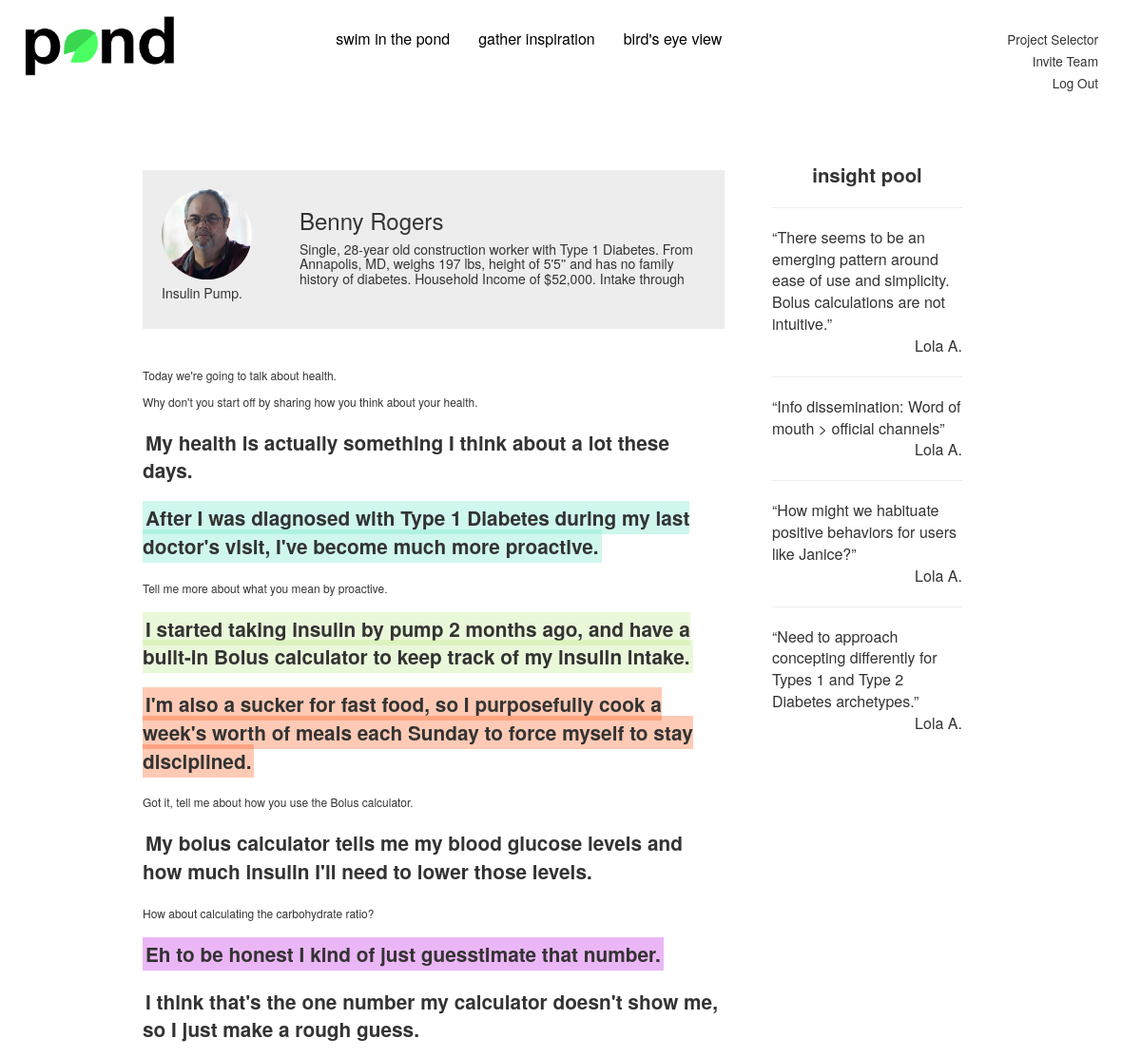
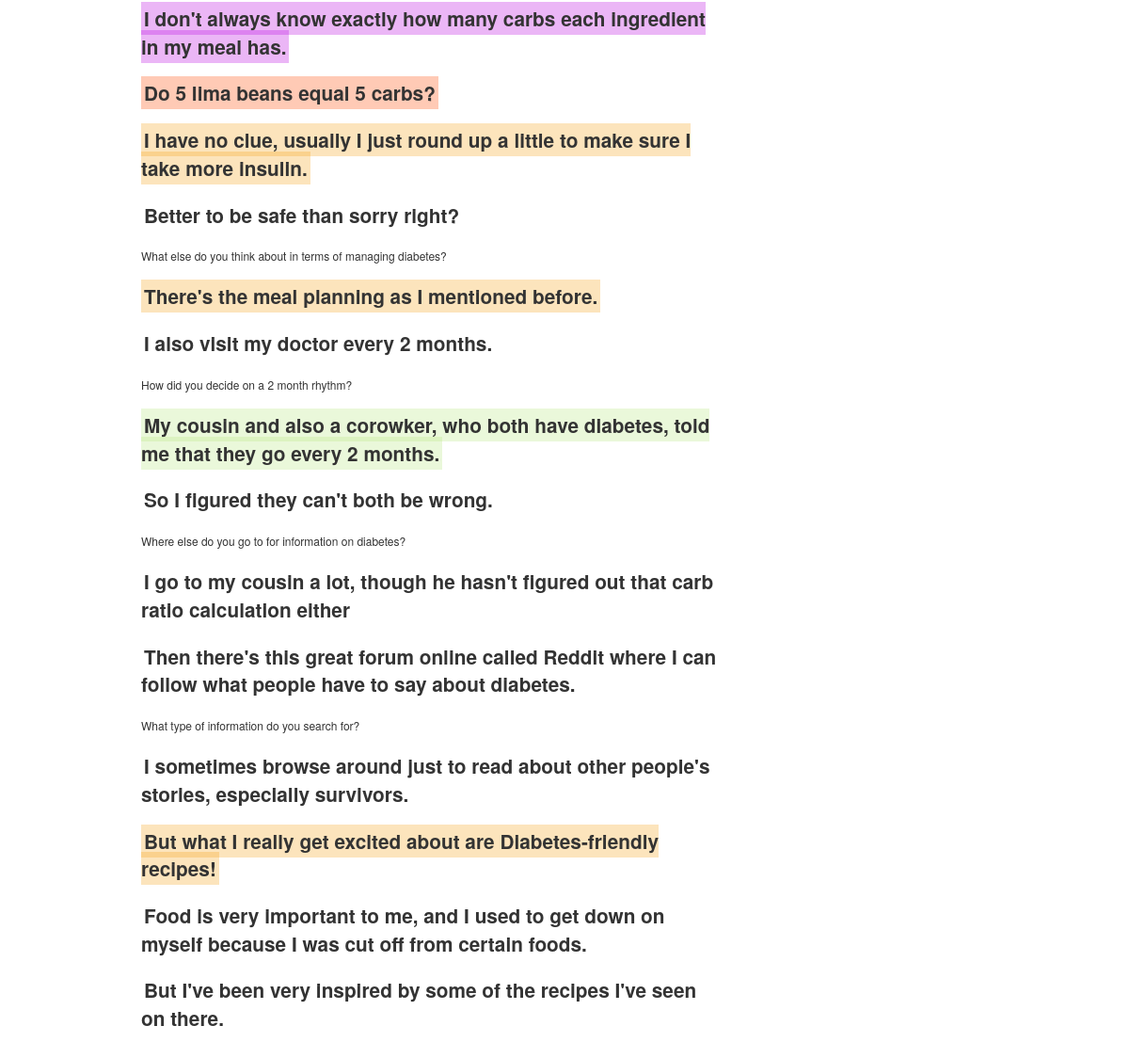
/respondent?rid=1, run on the app's committed database (2 pictures, top to bottom).
### tables this page shows
CREATE TABLE respondents (
  rid integer primary key autoincrement,
  name text not null,
  description text
);

CREATE TABLE blurbs(
    bid integer primary key autoincrement,
    rid integer,
    uid integer,
    tid integer,
    blurb text,
    'time' datetime,
    score integer
);

### pond2.py (the view)
@app.route('/respondent')
def respondent():
    r = respondentFactory(request.args.get('rid'))
    blurbs = []
    db = get_db()
    c = db.cursor()
    c.execute("SELECT tid, uid \
    FROM transcripts WHERE rid = ?", r.rid)
    rows = c.fetchall()
    if len(rows) > 0:
        for row in rows:
            tid = row[0]
            uid = row[1]
            c.execute("SELECT bid, blurb, uid, rid \
            FROM blurbs WHERE tid = ?", (tid,))
            blurbRows = c.fetchall()
            if len(rows) > 0:
                for blurb in blurbRows:
                    c.execute("SELECT tagType\
                    FROM tags WHERE bid = ?", (blurb[0],))
                    tagRows = c.fetchall()
                    tags = []
                    if len(tagRows) > 0:
                        for t in tagRows:
                            tags.append(t[0])
                    c.execute("SELECT blurb, uid, cid\
                    FROM comments WHERE bid = ?", (blurb[0],))
                    commentRows = c.fetchall()
                    comments = []
                    if len(commentRows) > 0:
                        for comment in commentRows:
                            comments.append(Comment(
                                comment[2],
                                blurb[0],
                                comment[1],
                                comment[0]
                                ))
                    blurbs.append(Blurb(
                    blurb[0], blurb[3], blurb[2], row[0], blurb[1], comments, tags
                    ))
    return render_template('respondentOverview.html',
     respondent = r,
     transcript = Transcript(tid, r.rid, uid, blurbs),
     tags = getTagList()
     )

### pond2.py (called while the page is built)
def connect_db():
    rv = sqlite3.connect(app.config['DATABASE'])
    rv.row_factory = sqlite3.Row
    return rv

def get_db():
    if not hasattr(g, 'sqlite_db'):
        g.sqlite_db = connect_db()
    return g.sqlite_db

def userFactory(uid):
    db = get_db()
    db = db.cursor()
    db.execute("SELECT name \
    FROM users WHERE uid=?", [uid])
    one = db.fetchone()
    return User(uid, one[0])

def respondentFactory(rid):
    db = get_db()
    db = db.cursor()
    db.execute("SELECT name, description \
    FROM respondents WHERE rid=?", [rid])
    one = db.fetchone()
    return Respondent(rid, one[0], one[1])

def getTagList():
        tags=[]
        db = get_db()
        c = db.cursor()
        c.execute("SELECT tagTypeid,name,color \
        FROM tagTypes")
        rows = c.fetchall()
        if len(rows) > 0:
            for row in rows:
                tags.append(TagType(row[0],row[1],row[2]))
        return tags

### templates/respondentOverview.html (shortened to what this page needs)
{% extends "base.html" %}
{% block body %}
  <div id="container">
     <div id="transcript">
       <div id="respondentDetails" style="clear:both;">
           <img src="/static/s2/photos/rid{{respondent.rid}}.jpg"/>
           <h3>{{respondent.name}}</h3>
           <h5>{{respondent.details}}</h5>
       </div>
    {%for blurb in transcript.blurbs%}
    {%if blurb.uid < 0%}
       <div class="idea-view">
         <div class="insight-box">
            <span class="insight" bid="{{blurb.bid}}">{{blurb.blurb}}</span>
           </div>
         </div>
    {%else%}
        <div class="question">
            {{blurb.blurb}}
        </div>
    {%endif%}
    {%endfor%}
      </div>
      <div id="idea-pond">
          <div style="text-align:center; font-size:1.7em"><b>insight pool</b></div>
          <div class="idea-box">
             <hr>
             <div class="idea"> “There seems to be an emerging pattern around ease of use and simplicity.
               Bolus calculations are not intuitive.” </div>
              <div class="tagger-name"> Lola A.</div>
              <hr>
              <div class="idea"> “Info dissemination: Word of mouth > official channels”  </div>
               <div class="tagger-name"> Lola A.</div>
                 <hr>
               <div class="idea">“How might we habituate positive behaviors for users like Janice?”  </div>
                <div class="tagger-name"> Lola A.</div>
                <hr>
                <div class="idea">“Need to approach concepting differently for Types 1 and Type 2 Diabetes archetypes.”   </div>
                 <div class="tagger-name"> Lola A.</div>
         </div>
     </div>
  </div>
{% endblock %}

### templates/base.html (shortened to what this page needs)
<!DOCTYPE html>
<html lang="en">
<head>
    <link href="https://maxcdn.bootstrapcdn.com/bootstrap/3.3.7/css/bootstrap.min.css" rel="stylesheet">
    <link href="/static/s2/css/styles.css" rel="stylesheet">
</head>
<body>
    <div class="header">
      <div class="container-fluid">
          <div style="float:left;">
              <a href="{{url_for('dashboard')}}"><img style="width:175px; margin-top: 15px; margin-left: 10px;" src="/static/logo.png" /></a></div>
          <div style=" float:right;">
            <div class="right-menu" style="float:right;">
                    <small>
                        Project Selector<br />
                        Invite Team<br />
                        Log Out
                    </small>
            </div>
            <div style="float:left;margin-left:30; margin-top:30px;">
                <a href="/">swim in the pond</a></div>
            <div style="float:left;margin-left:30px; margin-top:30px;">
                <a href="/respondent?rid=1">gather inspiration</a></div>
            <div style="float:left;margin-left:30px; margin-right:300px; margin-top:30px;">
                <a href="/bird">bird's eye view</a></div>
            </div>
          </div>
          </div>
    {% block body %}
    {% endblock %}
</body>
</html>

### static/s2/css/styles.css (style rules this page uses)
div { font-size: 16px; }
.red-highlight { background-color:rgba(255,81,12,.3) }
.green-highlight { background-color:rgba(184, 233, 134,.3) }
.blue-highlight { background-color:rgba(98, 229, 200,.3) }
.purple-highlight { background-color:rgba(189, 16, 224,.3) }
.orange-highlight { background-color: rgba(245, 166, 35,.3) }
#respondentDetails img { height:95px; width:95px; float:left; margin-right:50px; border-radius: 50%; }
.header { display: inline; text-align: center; }
.insight-box { background-color: white; border-style: solid; border-width: 5px; padding: 10px; }
.insight { font-weight: bold; font-size:1.3em; padding:3px; }
.tagger-name { text-align: right; }
#container { margin-left: 0%; height: 100%; width:80%; font-size:0; display: flex; overflow: hidden; height: 100vh; padding-top: 50px; position: relative; backface-visibility: hidden; will-change: overflow; margin: auto; }
#transcript, #tag-nav,#insight-pond, #idea-pond, #overview-pond, form, button { display: inline-block; *display: inline; zoom: 1; vertical-align: top; font-size: 12px; overflow: auto; height: auto; padding: .5rem; -webkit-overflow-scrolling: touch; -ms-overflow-style: none; }
#idea-pond { padding: 20px;width: 25%; background: white; }
#transcript { padding: 30px;width: 70%; background: white; }
a { color: black; }
#respondentDetails { width: 100%; background: #ededed; font-size: 12px; margin-bottom: 40px; }
#transcript .insight-box { border: none; }
.insight { cursor:move; margin:0; -webkit-transition: background-color 0.8s; -moz-transition: background-color 0.8s; transition: background-color 0.8s; }
.idea { -webkit-transition: background-color 0.8s; -moz-transition: background-color 0.8s; transition: background-color 0.8s; background-color: white; cursor:pointer; }
.idea-view { margin-top: 10px; }
#transcript .insight-box { padding: 0px; margin-top: 20px; margin-bottom: 20px; }
.question { font-size: 12px; margin-top: 10px; }
#respondentDetails { padding: 20px; }
.right-menu { text-align: right; margin-right: 30px; margin-top: 30px; }

### data on the page
respondents: name "Benny Rogers", details "Single, 28-year old construction worker with Type 1 Diabetes. From Annapolis, MD, weighs 197 lbs, height of 5'5'' and has no family history of diabetes. Household Income of $52,000. Intake through Insulin Pump."
blurbs: blurb "Today we're going to talk about health."
blurbs: blurb "Why don't you start off by sharing how you think about your health."
blurbs: blurb "My health is actually something I think about a lot these days."
blurbs: blurb "After I was diagnosed with Type 1 Diabetes during my last doctor's visit, I've become much more proactive."
blurbs: blurb "Tell me more about what you mean by proactive."
blurbs: blurb "I started taking insulin by pump 2 months ago, and have a built-in Bolus calculator to keep track of my insulin intake."
blurbs: blurb "I'm also a sucker for fast food, so I purposefully cook a week's worth of meals each Sunday to force myself to stay disciplined."
blurbs: blurb "Got it, tell me about how you use the Bolus calculator."
blurbs: blurb "My bolus calculator tells me my blood glucose levels and how much insulin I'll need to lower those levels."
blurbs: blurb "How about calculating the carbohydrate ratio?"
blurbs: blurb "Eh to be honest I kind of just guesstimate that number."
blurbs: blurb "I think that's the one number my calculator doesn't show me, so I just make a rough guess."
blurbs: blurb "I don't always know exactly how many carbs each ingredient in my meal has."
blurbs: blurb "Do 5 lima beans equal 5 carbs?"
blurbs: blurb "I have no clue, usually I just round up a little to make sure I take more insulin."
blurbs: blurb "Better to be safe than sorry right?"
blurbs: blurb "What else do you think about in terms of managing diabetes?"
blurbs: blurb "There's the meal planning as I mentioned before."
blurbs: blurb "I also visit my doctor every 2 months."
blurbs: blurb "How did you decide on a 2 month rhythm?"
blurbs: blurb "My cousin and also a corowker, who both have diabetes, told me that they go every 2 months."
blurbs: blurb "So I figured they can't both be wrong."
blurbs: blurb "Where else do you go to for information on diabetes?"
blurbs: blurb "I go to my cousin a lot, though he hasn't figured out that carb ratio calculation either"
blurbs: blurb "Then there's this great forum online called Reddit where I can follow what people have to say about diabetes."
blurbs: blurb "What type of information do you search for?"
blurbs: blurb "I sometimes browse around just to read about other people's stories, especially survivors."
blurbs: blurb "But what I really get excited about are Diabetes-friendly recipes!"
blurbs: blurb "Food is very important to me, and I used to get down on myself because I was cut off from certain foods."
blurbs: blurb "But I've been very inspired by some of the recipes I've seen on there."
